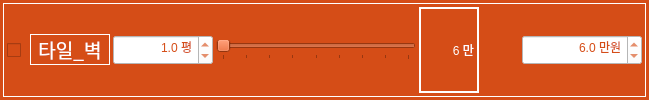
                 <widget class="QFrame" name="frame_118">
                  <property name="minimumSize">
                   <size>
                    <width>0</width>
                    <height>30</height>
                   </size>
                  </property>
                  <property name="maximumSize">
                   <size>
                    <width>16777215</width>
                    <height>16777215</height>
                   </size>
                  </property>
                  <property name="font">
                   <font>
                    <family>나눔고딕 ExtraBold</family>
                    <pointsize>9</pointsize>
                    <weight>9</weight>
                    <italic>false</italic>
                    <bold>false</bold>
                   </font>
                  </property>
                  <property name="styleSheet">
                   <string notr="true">background-color: rgb(213, 77, 23);
font: 75 9pt &quot;나눔고딕 ExtraBold&quot;;</string>
                  </property>
                  <layout class="QHBoxLayout" name="horizontalLayout_265">
                   <property name="leftMargin">
                    <number>3</number>
                   </property>
                   <property name="topMargin">
                    <number>3</number>
                   </property>
                   <property name="rightMargin">
                    <number>3</number>
                   </property>
                   <property name="bottomMargin">
                    <number>3</number>
                   </property>
                   <item>
                    <widget class="QFrame" name="horizontalFrame_22">
                     <property name="styleSheet">
                      <string notr="true">color: rgb(255, 255, 255);</string>
                     </property>
                     <property name="frameShape">
                      <enum>QFrame::Box</enum>
                     </property>
                     <layout class="QHBoxLayout" name="horizontalLayout_93">
                      <property name="spacing">
                       <number>3</number>
                      </property>
                      <property name="leftMargin">
                       <number>3</number>
                      </property>
                      <property name="topMargin">
                       <number>3</number>
                      </property>
                      <property name="rightMargin">
                       <number>3</number>
                      </property>
                      <property name="bottomMargin">
                       <number>3</number>
                      </property>
                      <item>
                       <widget class="QCheckBox" name="checkBox_wall_tile">
                        <property name="enabled">
                         <bool>true</bool>
                        </property>
                        <property name="minimumSize">
                         <size>
                          <width>20</width>
                          <height>30</height>
                         </size>
                        </property>
                        <property name="maximumSize">
                         <size>
                          <width>16777215</width>
                          <height>16777215</height>
                         </size>
                        </property>
                        <property name="styleSheet">
                         <string notr="true">color: rgb(255, 255, 255);</string>
                        </property>
                        <property name="text">
                         <string/>
                        </property>
                        <property name="checked">
                         <bool>false</bool>
                        </property>
                        <property name="tristate">
                         <bool>false</bool>
                        </property>
                       </widget>
                      </item>
                      <item>
                       <widget class="QLabel" name="label_34">
                        <property name="sizePolicy">
                         <sizepolicy hsizetype="Preferred" vsizetype="Fixed">
                          <horstretch>0</horstretch>
                          <verstretch>0</verstretch>
                         </sizepolicy>
                        </property>
                        <property name="minimumSize">
                         <size>
                          <width>80</width>
                          <height>30</height>
                         </size>
                        </property>
                        <property name="maximumSize">
                         <size>
                          <width>80</width>
                          <height>16777215</height>
                         </size>
                        </property>
                        <property name="font">
                         <font>
                          <family>구름 산스 500</family>
                          <pointsize>14</pointsize>
                          <weight>50</weight>
                          <italic>false</italic>
                          <bold>false</bold>
                         </font>
                        </property>
                        <property name="styleSheet">
                         <string notr="true">background-color: rgb(213, 77, 23);
color: rgb(255, 255, 255);
font: 14pt &quot;구름 산스 500&quot;;</string>
                        </property>
                        <property name="frameShape">
                         <enum>QFrame::Box</enum>
                        </property>
                        <property name="text">
                         <string>타일_벽</string>
                        </property>
                        <property name="alignment">
                         <set>Qt::AlignCenter</set>
                        </property>
                       </widget>
                      </item>
                      <item>
                       <widget class="QDoubleSpinBox" name="doubleSpinBox_wall_area_tile">
                        <property name="minimumSize">
                         <size>
                          <width>100</width>
                          <height>30</height>
                         </size>
                        </property>
                        <property name="styleSheet">
                         <string notr="true">background-color: rgb(255, 255, 255);
color: rgb(213, 77, 23);
font: 12pt &quot;구름 산스 500&quot;;</string>
                        </property>
                        <property name="alignment">
                         <set>Qt::AlignRight|Qt::AlignTrailing|Qt::AlignVCenter</set>
                        </property>
                        <property name="prefix">
                         <string/>
                        </property>
                        <property name="suffix">
                         <string> 평</string>
                        </property>
                        <property name="decimals">
                         <number>1</number>
                        </property>
                        <property name="minimum">
                         <double>0.100000000000000</double>
                        </property>
                        <property name="maximum">
                         <double>100.000000000000000</double>
                        </property>
                        <property name="singleStep">
                         <double>0.200000000000000</double>
                        </property>
                        <property name="value">
                         <double>1.000000000000000</double>
                        </property>
                       </widget>
                      </item>
                      <item>
                       <widget class="QSlider" name="horizontalSlider_wall_tile">
                        <property name="minimumSize">
                         <size>
                          <width>200</width>
                          <height>0</height>
                         </size>
                        </property>
                        <property name="maximumSize">
                         <size>
                          <width>200</width>
                          <height>16777215</height>
                         </size>
                        </property>
                        <property name="minimum">
                         <number>60</number>
                        </property>
                        <property name="maximum">
                         <number>100</number>
                        </property>
                        <property name="singleStep">
                         <number>1</number>
                        </property>
                        <property name="pageStep">
                         <number>1</number>
                        </property>
                        <property name="value">
                         <number>60</number>
                        </property>
                        <property name="orientation">
                         <enum>Qt::Horizontal</enum>
                        </property>
                        <property name="invertedAppearance">
                         <bool>false</bool>
                        </property>
                        <property name="invertedControls">
                         <bool>false</bool>
                        </property>
                        <property name="tickPosition">
                         <enum>QSlider::TicksBelow</enum>
                        </property>
                        <property name="tickInterval">
                         <number>5</number>
                        </property>
                       </widget>
                      </item>
                      <item>
                       <widget class="QLabel" name="label_wall_tile">
                        <property name="minimumSize">
                         <size>
                          <width>60</width>
                          <height>0</height>
                         </size>
                        </property>
                        <property name="styleSheet">
                         <string notr="true">font: 12pt &quot;구름 산스 500&quot;;</string>
                        </property>
                        <property name="frameShape">
                         <enum>QFrame::WinPanel</enum>
                        </property>
                        <property name="text">
                         <string>6 만</string>
                        </property>
                        <property name="alignment">
                         <set>Qt::AlignRight|Qt::AlignTrailing|Qt::AlignVCenter</set>
                        </property>
                       </widget>
                      </item>
                      <item>
                       <spacer name="horizontalSpacer_27">
                        <property name="orientation">
                         <enum>Qt::Horizontal</enum>
                        </property>
                        <property name="sizeType">
                         <enum>QSizePolicy::Expanding</enum>
                        </property>
                        <property name="sizeHint" stdset="0">
                         <size>
                          <width>40</width>
                          <height>20</height>
                         </size>
                        </property>
                       </spacer>
                      </item>
                      <item>
                       <widget class="QDoubleSpinBox" name="doubleSpinBox_wall_cost_tile">
                        <property name="minimumSize">
                         <size>
                          <width>120</width>
                          <height>30</height>
                         </size>
                        </property>
                        <property name="styleSheet">
                         <string notr="true">background-color: rgb(255, 255, 255);
color: rgb(213, 77, 23);
font: 12pt &quot;구름 산스 500&quot;;</string>
                        </property>
                        <property name="alignment">
                         <set>Qt::AlignRight|Qt::AlignTrailing|Qt::AlignVCenter</set>
                        </property>
                        <property name="prefix">
                         <string/>
                        </property>
                        <property name="suffix">
                         <string> 만원</string>
                        </property>
                        <property name="decimals">
                         <number>1</number>
                        </property>
                        <property name="minimum">
                         <double>1.000000000000000</double>
                        </property>
                        <property name="maximum">
                         <double>1500.000000000000000</double>
                        </property>
                        <property name="singleStep">
                         <double>10.000000000000000</double>
                        </property>
                        <property name="value">
                         <double>6.000000000000000</double>
                        </property>
                       </widget>
                      </item>
                     </layout>
                    </widget>
                   </item>
                  </layout>
                 </widget>
